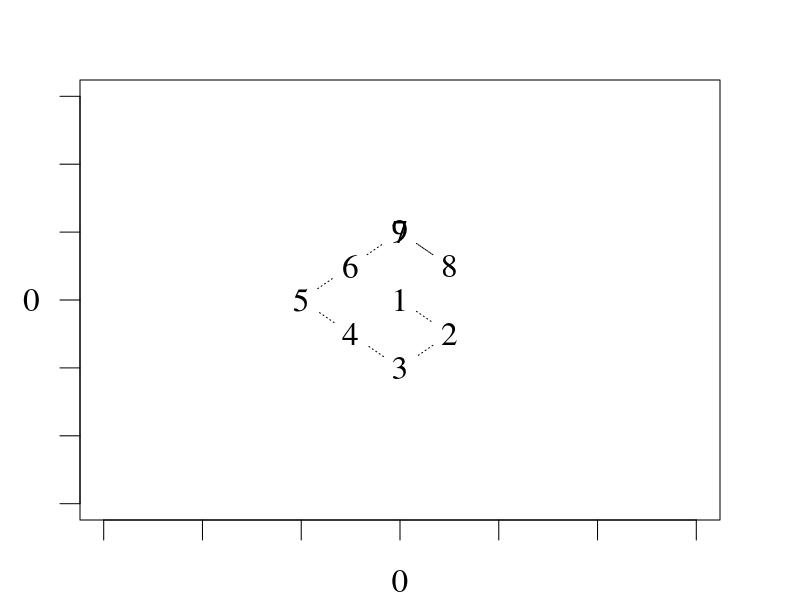
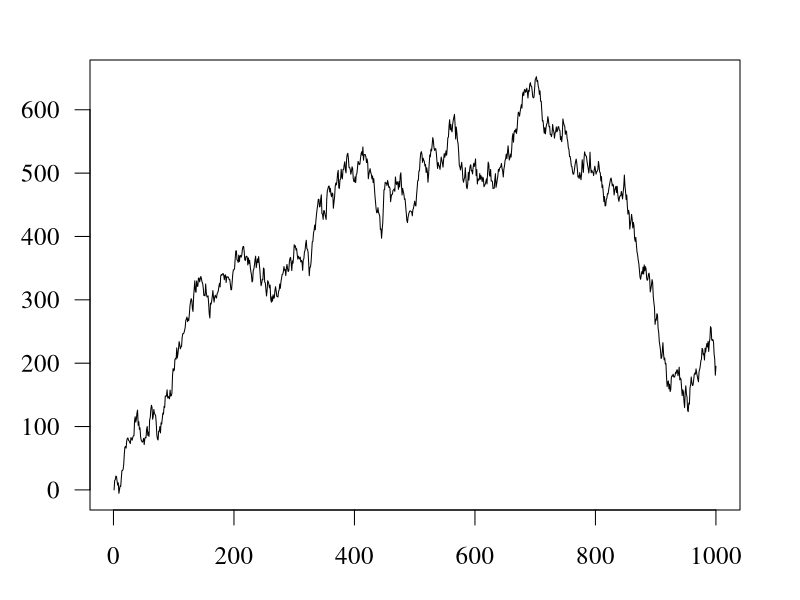
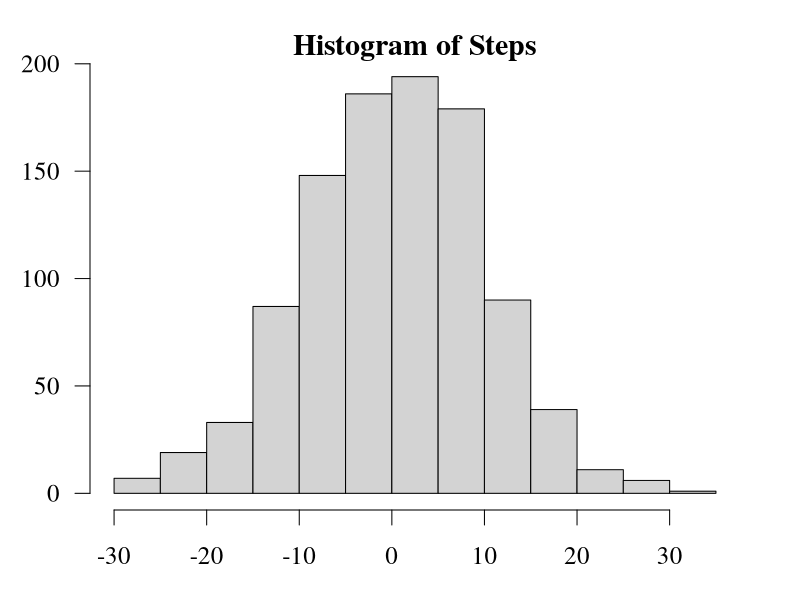
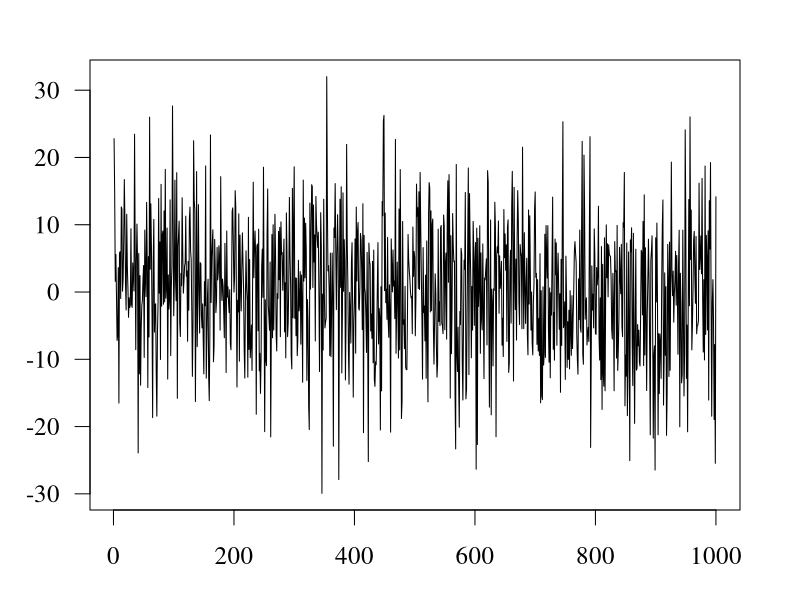

Source code (R) for these figures, in order:
rm(list=ls())
graphics.off()

#Druankard's Walk
StepOver <- ifelse(round(runif(8, 0, 1), 0)==1,1,-1)
StepUp <- ifelse(round(runif(8, 0, 1), 0)==1,1,-1)
Start <- 0
Loc <- data.frame("X"=0,"Y"=0)

for(i in 2:9){
	Loc[i,1] <- Loc[i-1,1] + StepOver[i-1]
	Loc[i,2] <- Loc[i-1,2] + StepUp[i-1] 
	}
	
dev.new(height=8, width=8)
par(family="Times", las=1, cex=2, mar=c(1,1,1,1), oma=c(1,1,1,1))
plot(Loc[,1],Loc[,2], pch=as.character(1:9), type="b", lty=3, ylim=c(-6,6), xlim=c(-6,6), ann=F, labels=F)
mtext("0", cex=2, side=1, line=1)
mtext("0", cex=2, side=2, line=1)

#Brownian Motion
Value <- c(0, rep(NA,999))
Steps <- rnorm(1000, mean=0, sd=10)
for(i in 2:1000){
	Value[i] <- Value[i-1] + Steps[i]
	}

dev.new(height=8, width=8)
par(family="Times", las=1, cex=1.5, mar=c(2,2,1,1), oma=c(1,1,1,1))
plot(1:1000, Value, type="l")
mean(Steps)
dev.new(height=8, width=8)
par(family="Times", las=1, cex=1.5, mar=c(2,2,1,1), oma=c(1,1,1,1))
hist(Steps)

#White Noise
dev.new(height=8, width=8)
par(family="Times", las=1, cex=1.5, mar=c(2,2,1,1), oma=c(1,1,1,1))
plot(1:1000, Steps, type="l")